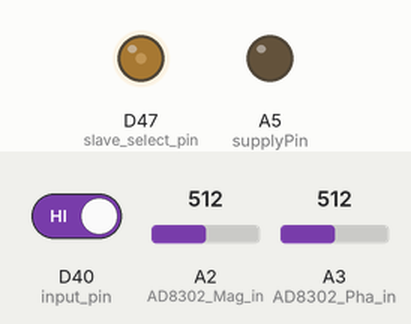
Simulated run of this sketch. Board: Arduino Due. On the bench: output pins drawn as LEDs (lit = HIGH). The inputs (shaded band) are chosen by the test bench; at power-on: D40 (input_pin) HIGH, A2 (AD8302_Mag_in) = 512, A3 (AD8302_Pha_in) = 512 (analog values on the 0–1023 scale).

Above: at 1.2 s.
1.3 s: D40 (input_pin) driven LOW
At 1.8 s:
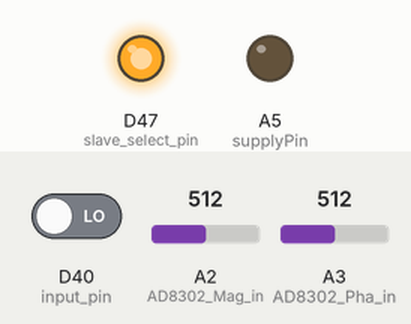
2.8 s: D40 (input_pin) driven HIGH
Timing chart, 0 to 11.8 s (numbered marks = the images above; inputs shaded):
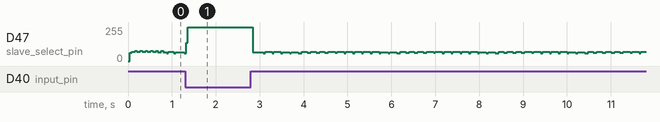

The sketch:

peak.ino
```cpp
#include <SPI.h>
#include <vector>
#include <ArduinoSTL.h>
#include <cmath>
// de SQ3SWF 2019

#define SHL(x,y) ((uint32_t)1<<y)*x

#define REF_CLK 25000000
uint8_t slave_select_pin = 47;
int input_pin = 40;
int AD8302_Mag_in = A2 ;   //  Variable to select appropriate channel of ADC corresponding to A2
int AD8302_Pha_in = A3  ;  //  Variable to select appropriate channel of ADC corresponding to A3
int val0=0;
int val1=0;
int val2=0;
int i=5;
unsigned long time_now=0;
unsigned long time_now2=0;
unsigned long a=0;
unsigned long long frequency = 50000000;
const int supplyPin = A5;

// Register 0:
uint16_t INT=0;
uint16_t FRAC=0;

// Register 1:
uint8_t phase_adj=0;
uint8_t prescaler = 0;
uint16_t phase = 1;
uint16_t MOD = 4095;

// Register 2:
uint8_t low_noise_spur=3;
uint8_t muxout=6;
uint8_t ref_doubler=1;
uint8_t rdiv2 = 0;
uint16_t r_counter = 10;
uint8_t dbl_buf;
uint8_t charge_pump_current = 0b111;
uint8_t ldf=1; uint8_t ldp=0;
uint8_t pd_polarity = 1;
uint8_t powerdown;
uint8_t cp_three_state;
uint8_t counter_reset;

// Register 3:
uint8_t band_mode_clksel=1;
uint8_t abp;
uint8_t chg_cancel=0;
uint8_t csr=0;
uint8_t clkdiv_mode=0;
uint16_t clock_divider = 150;

// Register 4:
uint8_t feedback_sel =1;
uint8_t rf_div_sel = 6;   // 0 = /1, 1=/2, 2=/4 ...
uint8_t band_select_clkdiv = 50;
uint8_t vco_pwrdown = 0;
uint8_t mtld = 1;
uint8_t aux_outsel = 0;
uint8_t aux_outena;
uint8_t aux_pwr;
uint8_t rf_ena =1 ; // 0 - output disabled
uint8_t out_pwr = 3; // 0 - min, 3 - max

// Register 5:
uint8_t ld_pinmode = 1;
uint32_t reg[6] = {0,0,0,0,0,0};
uint32_t pfd_freq = (REF_CLK*(1.0+ref_doubler))/(r_counter*((1.0+rdiv2)));

//For Median Function
const int datasize = 11;
std::vector<int> Mag(datasize,0);
std::vector<int> Pha(datasize,0);
int medianMag;
int medianPha;

void prepare_registers() {

reg[0] = SHL(INT, 15) | SHL(FRAC, 3) | 0b000;
reg[1] = SHL(phase_adj, 28)  | SHL(prescaler, 27)  | SHL(phase, 15)  | SHL(MOD, 3) | 0b001;
reg[2] = SHL(low_noise_spur, 29) | SHL(muxout, 26) | SHL(ref_doubler, 25) | SHL(rdiv2, 24) | SHL(r_counter, 14) \
          | SHL(dbl_buf, 13) | SHL(charge_pump_current, 9) | SHL(ldf, 8) | SHL(ldp, 7) | SHL(pd_polarity, 6) \
          | SHL(powerdown, 5) | SHL(cp_three_state, 4) | SHL(counter_reset, 3) | 0b010;
reg[3] = SHL(band_mode_clksel, 23) | SHL(abp, 22) | SHL(chg_cancel, 21) | SHL(csr, 18) | SHL(clkdiv_mode, 15) \
          | SHL(clock_divider, 3) | 0b011;
reg[4] = SHL(feedback_sel, 23) | SHL(rf_div_sel, 20) | SHL(band_select_clkdiv, 12) | SHL(vco_pwrdown, 9) \
          | SHL(mtld, 10) | SHL(aux_outsel, 9) | SHL(aux_outena, 8) | SHL(aux_pwr, 6) | SHL(rf_ena, 5) | SHL(out_pwr, 3) | 0b100;
reg[5] = SHL(ld_pinmode, 22) | SHL(0b11, 19) | 0b101;
}

void setFrequency(unsigned long long freq) { //This function calculates INT and FRAC values for their corresponding Frequency value.
  int remainder;
  unsigned long long frequency1 = freq;

  INT = ((frequency1 * (1 << rf_div_sel)) / pfd_freq);
  remainder = (frequency1 * (1 << rf_div_sel)) % pfd_freq;
  FRAC = static_cast<int>(round((double(remainder)*double(MOD)) / double(pfd_freq)));

  prepare_registers();
  updateAllRegisters();
}


void fastSweep() { //This function is a fast sweep method algorithm
    time_now = micros();
    unsigned long long low = 49970000;
    unsigned long long high = 50070000;
    int current = low;
    const int incr = 1000; //Minimum 19 Hz
    std::vector<int> allMag(((high-low)/incr)+100,0); //Create list in the size of all frequency points in order to find the peak point
    std::vector<double> allFreq(((high-low)/incr)+100,0);

    allMag.clear(); //Initialize all vectors
    allFreq.clear();
    Mag.clear();
    Pha.clear();

    //First Level Sweep
    while (current < high) {  //check if sweep is still not over
        setFrequency(current);
        double freq1 = (double (INT) + (double(FRAC) /double(MOD)))*double(pfd_freq)/double(1<<rf_div_sel);

        while (digitalRead(input_pin)!=HIGH){ // wait for LOCK DETECT
            delayMicroseconds(10);
        }

        // READ AD8302
        for (int i = 0; i < 7; i++) {
            val1 = analogRead(AD8302_Mag_in);
            val2 = analogRead(AD8302_Pha_in);
            Mag.push_back(val1);
            Pha.push_back(val2);
            delayMicroseconds(105);
        }

        medianMag = Median(Mag);
        //medianPha = Median(Pha);
        //SerialUSB.println(String(medianMag)+" " + String(medianPha)+ " " + String(freq1));
        allFreq.push_back(freq1);
        allMag.push_back(medianMag);

        Mag.clear();
        Pha.clear();

        current+=incr;
    }
    //Second Level Sweep
    // After finding the peak frequency index , we are making a new sweep between index+1 and index-1, this time sweep increment is smallest step possible (19Hz) so we can detect the peak.
    int index1 = findPeakIndex(allMag);
    allMag.clear();
    double current2 = allFreq[index1 - 1];
    double high2 = allFreq[index1 + 1] + 1;
    allFreq.clear();
    setFrequency(current2);

    while (current2 < high2){
        setFrequency(current2);
        current2+=19;
        while (digitalRead(input_pin)!=HIGH){ // wait for LOCK DETECT
            delayMicroseconds(10);
        }
        // READ AD8302
        delayMicroseconds(105);
        for (int i = 0; i < 9; i++) {
            val0 = analogRead(AD8302_Mag_in);
            Mag.push_back(val0);
            delayMicroseconds(100);
        }
        medianMag = Median(Mag);
        allMag.push_back(medianMag);
        allFreq.push_back(current2);
        Mag.clear();
    }
    index1 = findPeakIndex(allMag);
    time_now2 = micros();

    //This part prints the information
    SerialUSB.println("Peak Frequency detected at : "+ String(allFreq[index1]) + " Time elapsed (microseconds): " + String ((time_now2-time_now)));
    time_now = micros();
}

double Median(std::vector<int> v) {
    int n = datasize;
    std::sort(v.begin(), v.end());
    return v[n / 2];
}

void sendRegisterToAdf(uint16_t reg_id) {

  digitalWrite(slave_select_pin, LOW);
  delay(1);
  SPI.transfer((uint8_t)(reg[reg_id] >> 24));
  SPI.transfer((uint8_t)(reg[reg_id] >> 16));
  SPI.transfer((uint8_t)(reg[reg_id] >> 8));
  SPI.transfer((uint8_t)(reg[reg_id]));

  digitalWrite(slave_select_pin, HIGH);
  delayMicroseconds(10);
  digitalWrite(slave_select_pin, LOW);
  delayMicroseconds(10);
  digitalWrite(slave_select_pin, HIGH);
}

void updateAllRegisters() {
  for(int i=5; i>=0; i--) {
    sendRegisterToAdf(i);
  }
}

int findPeakIndex(std::vector<int> vec) {
    if (!vec.empty()) {
        int max_value = vec[0]; // Assume the first element is the maximum
        size_t max_index = 0;

        // Loop through the vector to find the maximum value and its index
        for (size_t i = 1; i < vec.size(); ++i) {
            if (vec[i] > max_value) {
                max_value = vec[i];
                max_index = i;
            }
        }
        return max_index;
    }
}

void setup() {
  pinMode (supplyPin, OUTPUT);
  pinMode (input_pin,INPUT);
  pinMode (slave_select_pin, OUTPUT);
  digitalWrite(slave_select_pin, LOW);

  SPI.setDataMode(SPI_MODE0);
  SPI.setBitOrder(MSBFIRST);
  SPI.setClockDivider(SPI_CLOCK_DIV128);
  SPI.begin();

  Serial.begin(115200);

  delayMicroseconds(1);

  if(frequency >= 2200000000) rf_div_sel = 0;
  if(frequency < 2200000000) rf_div_sel = 1;
  if(frequency < 1100000000) rf_div_sel = 2;
  if(frequency < 550000000) rf_div_sel = 3;
  if(frequency < 275000000) rf_div_sel = 4;
  if(frequency < 137500000) rf_div_sel = 5;
  if(frequency < 68750000) rf_div_sel = 6;
  INT = ((frequency*(1<<rf_div_sel))/pfd_freq);

  prepare_registers();
  updateAllRegisters();

  // ADC -> ADC_MR |= 0x80;
  // ADC -> ADC_CR = 2;                                               // ADC Control Register (ADC_CR) is set to 2 (START).
  // ADC -> ADC_CHER = (1<<AD8302_Mag_in) | (1<<AD8302_Pha_in);       // ADC Channel Enable Register (ADC_CHER) is set to ...11000000 to enable CH7 and CH6 which corresponds to A0 and A1 on Arduino DUE Board.
  analogReadResolution(12);
  // ADC -> ADC_CHER = 0x80;
}
;

void loop() {
  fastSweep();
}
```
